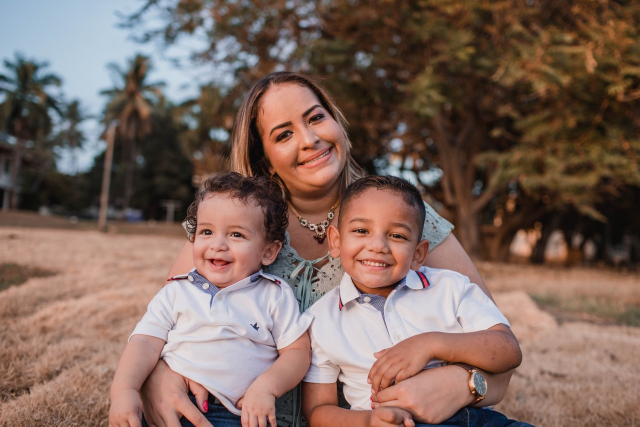
#> input picture AgeGender/images/sample1.jpg, 1280 x 853 px (shown at 1/2 size); its folder holds only this picture in this run
$ python Detect-Readable.py --images ../AgeGender/images   (older library calls are emulated)
#> lines starting #> are read from the running program, lines starting #| are printed output that depends on the picture; after the words box and inside, x2 and y2 are one past the last pixel; in counts of white or black regions, pixels touching at a corner belong together
#This project describes how to detect machine readable zones in passport images
#Refer to "Input Images" and "Output Images" folder for results
import cv2
import numpy as np
from imutils import contours
from imutils import paths
import imutils
import argparse

# construct the argument parse and parse the arguments
ap = argparse.ArgumentParser()
ap.add_argument("-i", "--images", required=True, help="path to images directory")
args = vars(ap.parse_args())

#initiate a rectangular and square structuring kernel
rectKernel = cv2.getStructuringElement(cv2.MORPH_RECT, (13,5))
sqKernel = cv2.getStructuringElement(cv2.MORPH_RECT, (21,21))

# loop over the input image paths
for imagePath in paths.list_images(args["images"]):
    #Load the image
    img = cv2.imread(imagePath)
#> img is the input picture: shape (853, 1280, 3); mean B, G, R 93.3, 102.7, 126.4
    #img = cv2.resize(img, None, fx=0.3, fy=0.3)

    img = imutils.resize(img, height = 450) #(600, 500, 400, 300)
#> img: shape (450, 675, 3)
    gray = cv2.cvtColor(img, cv2.COLOR_BGR2GRAY)
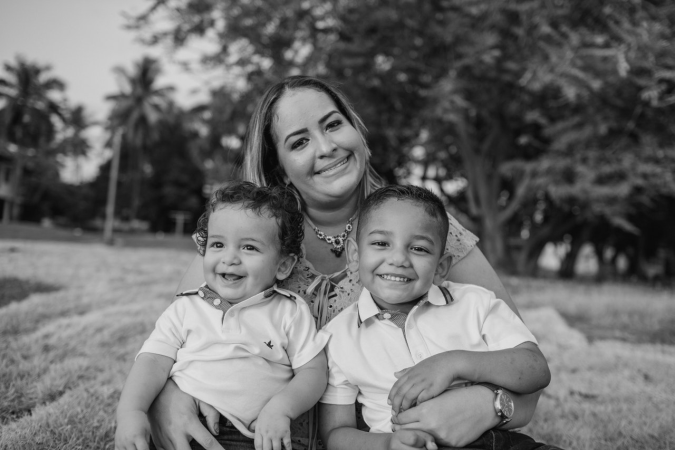
#> gray: shape (450, 675); min 7, max 226, mean 108.7

    #imge smoothing using 3x3 Gaussian, then apply the blackhat morphological operator
    #to find dark regions on a light background
    gray = cv2.GaussianBlur(gray, (3,3), 0)
    blackhat = cv2.morphologyEx(gray, cv2.MORPH_BLACKHAT, rectKernel)

    #compute the Scharr gradient of the blackhat image and scale the result into the range [0,255]
    gradX = cv2.Sobel(blackhat, ddepth = cv2.CV_32F, dx=1, dy=0, ksize=-1)
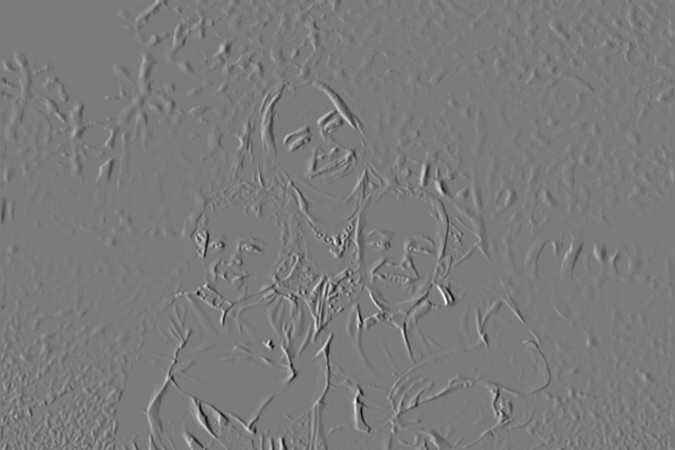
#> gradX: shape (450, 675) float32; min -1573, max 1679, mean -0.2; drawn with min black and max white
    gradX = np.absolute(gradX)
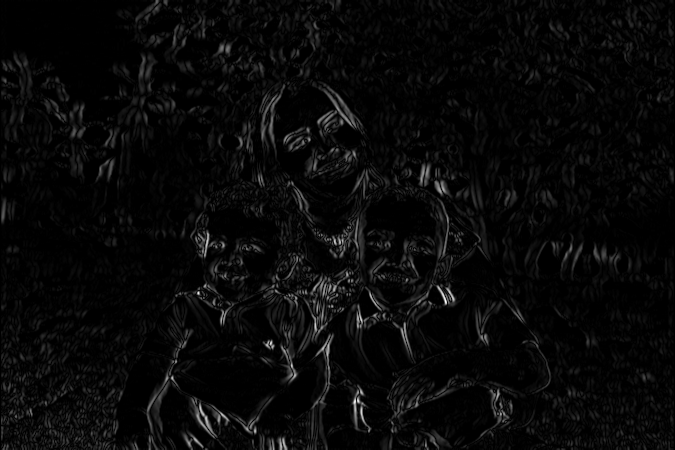
#> gradX: shape (450, 675) float32; min 0, max 1679, mean 60.9; drawn with min black and max white
    (minVal, maxVal) = (np.min(gradX), np.max(gradX))
#> minVal = 0; maxVal = 1679
    gradX = (255 * ((gradX - minVal) / (maxVal - minVal))).astype("uint8")

    #apply a closing operation using the rectangle kernel to close gaps in between
    #letters -- then apply Otsu's thresholding method
    gradX = cv2.morphologyEx(gradX, cv2.MORPH_CLOSE, rectKernel)
    thresh = cv2.threshold(gradX, 0, 255, cv2.THRESH_BINARY | cv2.THRESH_OTSU)[1]
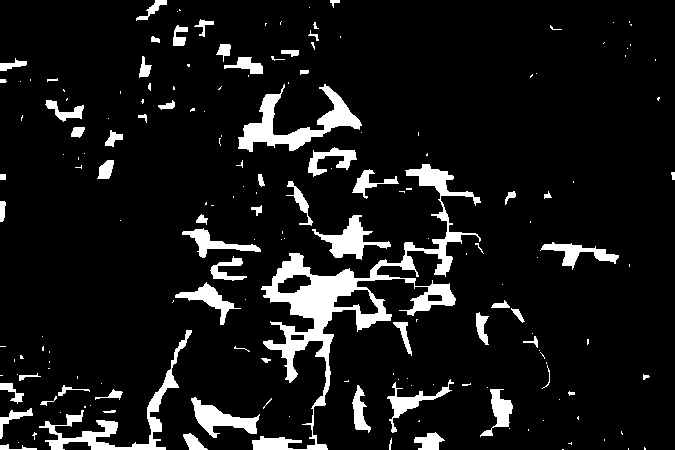
#> thresh: shape (450, 675); 9.2% white; 179 white regions (112 under 20 px), largest, box (x1, y1, x2, y2) and area: (252, 164, 481, 450) 9339, (238, 84, 362, 152) 2657, (39, 330, 192, 450) 2221

    #perform another closing operation, this time using the square kernel to close gaps
    #between lines of the MRZ, then perform a series of erosions to break apart connected
    #components
    thresh = cv2.morphologyEx(thresh, cv2.MORPH_CLOSE, sqKernel)
#> thresh: shape (450, 675); 18.1% white; 60 white regions (32 under 20 px), largest, box (x1, y1, x2, y2) and area: (0, 84, 484, 450) 40866, (352, 373, 471, 450) 3192, (0, 58, 123, 179) 2918
    thresh = cv2.erode(thresh, None, iterations = 4)
#> thresh: shape (450, 675); 9.8% white; 32 white regions (7 under 20 px), largest, box (x1, y1, x2, y2) and area: (184, 170, 477, 376) 14591, (0, 359, 158, 450) 5773, (225, 89, 358, 171) 3223

    #During thresholding, it is possible that border pixels are included in the
    #thresholding, so let's set 5% of the left and right borders to zero
    p = int(img.shape[1] * 0.05)
#> p = 33
    thresh[:, 0:p] = 0
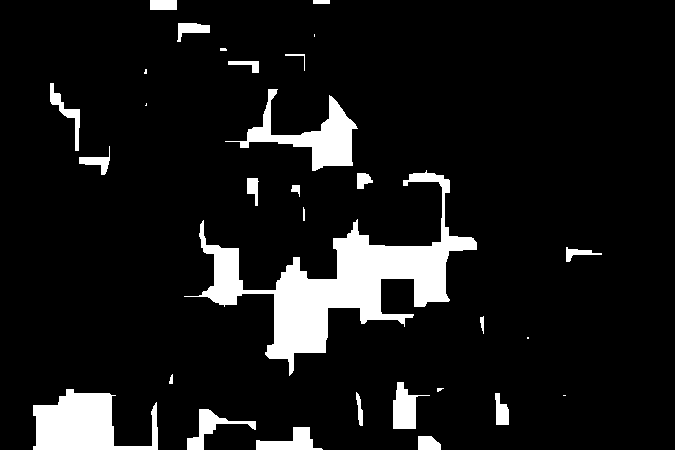
#> thresh: shape (450, 675); 9.3% white; 30 white regions (6 under 20 px)
    thresh[:, img.shape[1] - p:] = 0

    #Find contours in the threshold image and sort them b their size
    cnts = cv2.findContours(thresh.copy(), cv2.RETR_EXTERNAL, cv2.CHAIN_APPROX_SIMPLE)
#> cnts = 30 contours, 10 with area under 20; largest, box (x1, y1, x2, y2) and area: (184, 170, 477, 376) 13863, (33, 389, 158, 450) 4340, (225, 89, 358, 171) 2988, (393, 382, 430, 429) 823, (187, 409, 256, 450) 708
    cnts = imutils.grab_contours(cnts)
    cnts = sorted(cnts, key = cv2.contourArea, reverse = True)

    #loop over each contour
    for c in cnts:
        #compute bounding box, aspect ratio and coverage ratio of the bounding box
        (x, y, w, h) = cv2.boundingRect(c)
        ar = w/ float(h)
        crWidth = w/ float(gray.shape[1])
        '''print(ar)
        print(crWidth)'''

        #check whether aspect ratio and converage ratio are acceptable
        if ar > 0.5  and crWidth> 0.1:
            #pad bounding box since we applied erosions and now need to regrow it
            pX = int((x + w) * 5)
            pY = int((y + h) * 0.045)
            (x, y) = (x - pX), (y - pY)
            (w, h) = (w + (pX * 2), h + (pY * 2))

            #extract ROI from the image and draw a bounding box surrounding it
            roi = img[y : y+ h,x : x + w].copy()
            cv2.rectangle(img, (x, y), (x + w, y + h), (0, 255, 0), 2)
            break
#> this loop made 1 pass
#> (x, y, w, h, ar, crWidth, pX, pY) on pass 1: (-2201, 154, 5063, 238, 1.42, 0.434, 2385, 16)
#> pass 1, `roi = img[y : y+ h,x : x + w].copy()`:
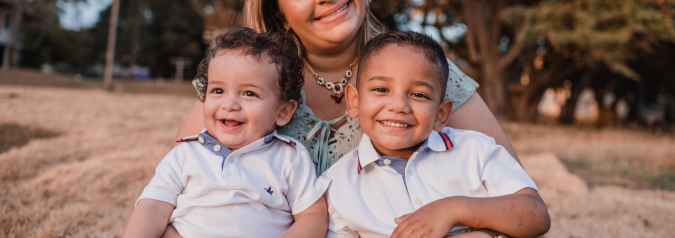
#> roi: shape (238, 675, 3); mean B, G, R 101.4, 111, 138.9
#> after the loop:
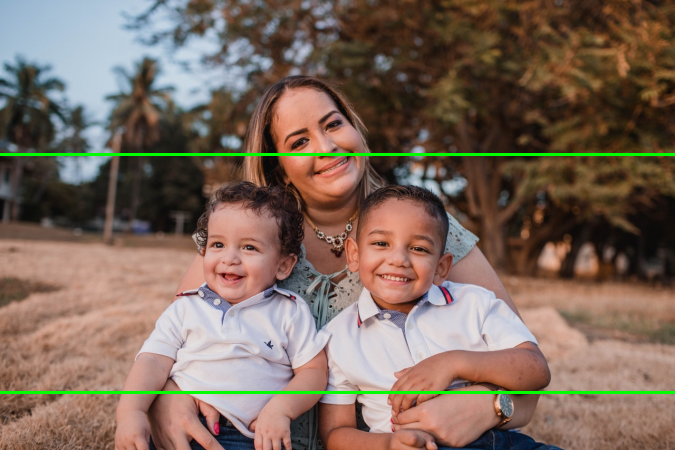
#> img: shape (450, 675, 3); mean B, G, R 92.1, 104.8, 124.7

    #Rotate the required image
    #img = cv2.rotate(img, cv2.cv2.ROTATE_90_COUNTERCLOCKWISE)
    #img = cv2.rotate(roi, cv2.cv2.ROTATE_90_COUNTERCLOCKWISE)

    cv2.imshow("Image", img)
    cv2.imshow("ROI", roi)
    cv2.waitKey(0)
    cv2.destroyAllWindows()
